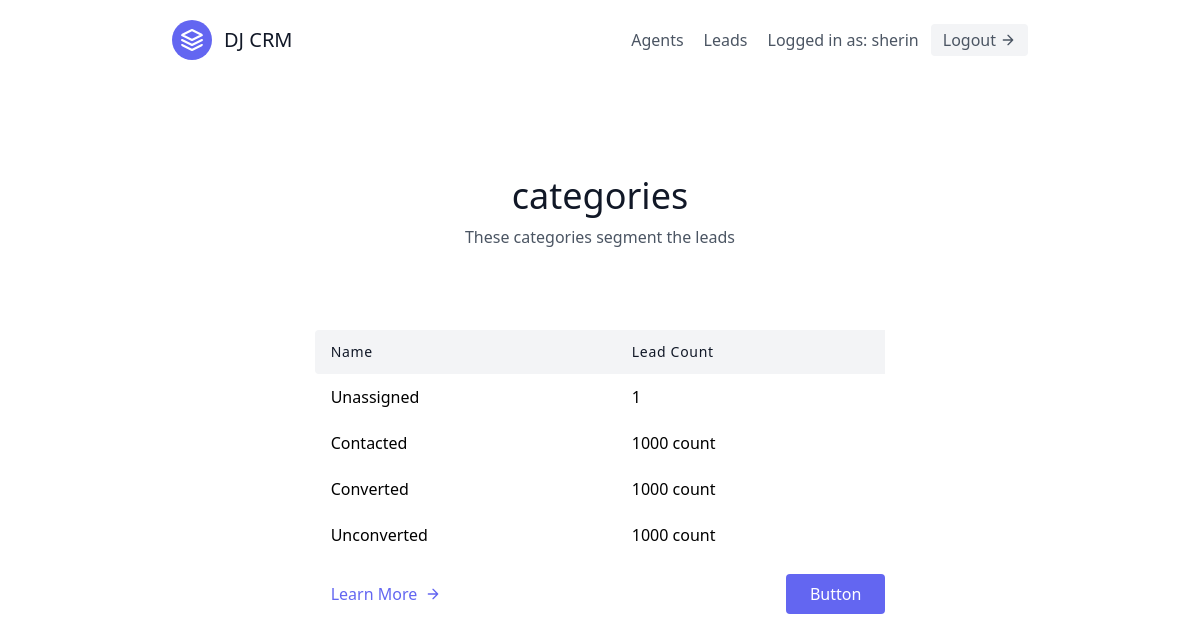
The page /leads/categories/ (signed in) on the database its author committed.
### leads/models.py (models this page shows, shortened)
class User(AbstractUser):
    is_organiser = models.BooleanField(default=True)
    is_agent = models.BooleanField(default=False)

class Category(models.Model):
    name = models.CharField(max_length=30) # New, Contacted, Converted, Unconverted
    organisation = models.ForeignKey(UserProfile, on_delete=models.CASCADE)

### leads/views.py (the view)
# urls.py: path('categories/', CategoryListView.as_view(), name='category-list'),
class CategoryListView(LoginRequiredMixin, generic.ListView):
    template_name = "leads/category_list.html"
    context_object_name = "category_list"
    def get_context_data(self, **kwargs):
        context = super(CategoryListView, self).get_context_data(**kwargs)
        user = self.request.user
        if user.is_organiser:
            queryset = Lead.objects.filter(
                organisation=user.userprofile
                )
        else:
            queryset = Lead.objects.filter(
                organisation=user.agent.organisation
                )
        context.update({
            "unassigned_lead_count": queryset.filter(category__isnull=True).count()
        })
        return context
    def get_queryset(self):
        user = self.request.user
        if user.is_organiser:
            queryset = Category.objects.filter(
                organisation=user.userprofile
                )
        else:
            queryset = Category.objects.filter(
                organisation=user.agent.organisation
                )
        return queryset

### leads/templates/leads/category_list.html
{% extends "base.html" %}
{% block content %}
<section class="text-gray-600 body-font">
  <div class="container px-5 py-24 mx-auto">
    <div class="flex flex-col text-center w-full mb-20">
      <h1 class="sm:text-4xl text-3xl font-medium title-font mb-2 text-gray-900">categories</h1>
      <p class="lg:w-2/3 mx-auto leading-relaxed text-base">
            These categories segment the leads
    </div>
    <div class="lg:w-2/3 w-full mx-auto overflow-auto">
      <table class="table-auto w-full text-left whitespace-no-wrap">
        <thead>
          <tr>
            <th class="px-4 py-3 title-font tracking-wider font-medium text-gray-900 text-sm bg-gray-100 rounded-tl rounded-bl">Name</th>
            <th class="px-4 py-3 title-font tracking-wider font-medium text-gray-900 text-sm bg-gray-100">Lead Count</th>
          </tr>
        </thead>
        <tbody>
        <tr>
            <td class="px-4 py-3">Unassigned</td>
            <td class="px-4 py-3">{{ unassigned_lead_count }}</td>
        </tr>
          {% for category in category_list %}
        <tr>
            <td class="px-4 py-3">
            <a href="{% url 'leads:category-detail' category.pk %}">{{ category.name }} </a></td>
            <td class="px-4 py-3">1000 count</td>
        </tr>
            {% endfor %}
        </tbody>
      </table>
    </div>
    <div class="flex pl-4 mt-4 lg:w-2/3 w-full mx-auto">
      <a class="text-indigo-500 inline-flex items-center md:mb-2 lg:mb-0">Learn More
        <svg fill="none" stroke="currentColor" stroke-linecap="round" stroke-linejoin="round" stroke-width="2" class="w-4 h-4 ml-2" viewBox="0 0 24 24">
          <path d="M5 12h14M12 5l7 7-7 7"></path>
        </svg>
      </a>
      <button class="flex ml-auto text-white bg-indigo-500 border-0 py-2 px-6 focus:outline-none hover:bg-indigo-600 rounded">Button</button>
    </div>
  </div>
</section>
{% endblock content %}

### templates/navbar.html (shortened to what this page needs)
<header class="text-gray-600 body-font">
  <div class="container mx-auto flex flex-wrap p-5 flex-col md:flex-row items-center">
    <a class="flex title-font font-medium items-center text-gray-900 mb-4 md:mb-0">
      <svg xmlns="http://www.w3.org/2000/svg" fill="none" stroke="currentColor" stroke-linecap="round" stroke-linejoin="round" stroke-width="2" class="w-10 h-10 text-white p-2 bg-indigo-500 rounded-full" viewBox="0 0 24 24">
        <path d="M12 2L2 7l10 5 10-5-10-5zM2 17l10 5 10-5M2 12l10 5 10-5"></path>
      </svg>
      <span class="ml-3 text-xl">DJ CRM</span>
    </a>
    <nav class="md:ml-auto flex flex-wrap items-center text-base justify-center">
      {% if not request.user.is_authenticated %}
        <a href="{% url 'signup' %}" class="mr-5 hover:text-gray-900">Signup</a>
      {% else %}
        {% if request.user.is_organiser %}
        <a href="{% url 'agents:agent-list' %}" class="mr-5 hover:text-gray-900">Agents</a>
        {% endif %}
      <a href="{% url 'leads:lead-list' %}" class="mr-5 hover:text-gray-900">Leads</a>
       {% endif %}
    </nav>
    {% if  request.user.is_authenticated %}
      Logged in as: {{ request.user.username }}
      <a href="{% url 'logout' %}" ><button class="ml-3 inline-flex items-center bg-gray-100 border-0 py-1 px-3 focus:outline-none hover:bg-gray-200 rounded text-base mt-4 md:mt-0">
      Logout
      <svg fill="none" stroke="currentColor" stroke-linecap="round" stroke-linejoin="round" stroke-width="2" class="w-4 h-4 ml-1" viewBox="0 0 24 24">
        <path d="M5 12h14M12 5l7 7-7 7"></path>
      </svg>
    </button>
    </a>
    {% endif %}
  </div>
</header>

### rows shown on the page
User: user.username "sherin"
Category: name "Contacted"
Category: name "Converted"
Category: name "Unconverted"

### other values the page prints
{{ unassigned_lead_count }} "1"
